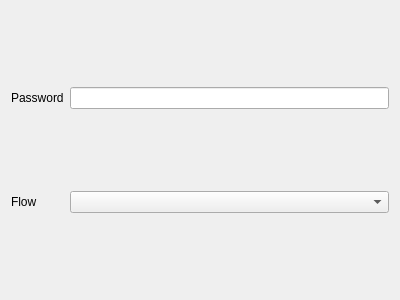
<?xml version="1.0" encoding="UTF-8"?>
<ui version="4.0">
    <class>EditTrojanVLESS</class>
    <widget class="QWidget" name="EditTrojanVLESS">
        <property name="geometry">
            <rect>
                <x>0</x>
                <y>0</y>
                <width>400</width>
                <height>300</height>
            </rect>
        </property>
        <property name="windowTitle">
            <string notr="true"/>
        </property>
        <layout class="QGridLayout" name="gridLayout">
            <item row="0" column="1">
                <widget class="MyLineEdit" name="password"/>
            </item>
            <item row="0" column="0">
                <widget class="QLabel" name="label">
                    <property name="text">
                        <string>Password</string>
                    </property>
                </widget>
            </item>
            <item row="1" column="0">
                <widget class="QLabel" name="flow_l">
                    <property name="text">
                        <string notr="true">Flow</string>
                    </property>
                </widget>
            </item>
            <item row="1" column="1">
                <widget class="QComboBox" name="flow">
                    <item>
                        <property name="text">
                            <string notr="true"/>
                        </property>
                    </item>
                </widget>
            </item>
        </layout>
    </widget>
    <customwidgets>
        <customwidget>
            <class>MyLineEdit</class>
            <extends>QLineEdit</extends>
            <header>ui/widget/MyLineEdit.h</header>
        </customwidget>
    </customwidgets>
    <resources/>
    <connections/>
</ui>
